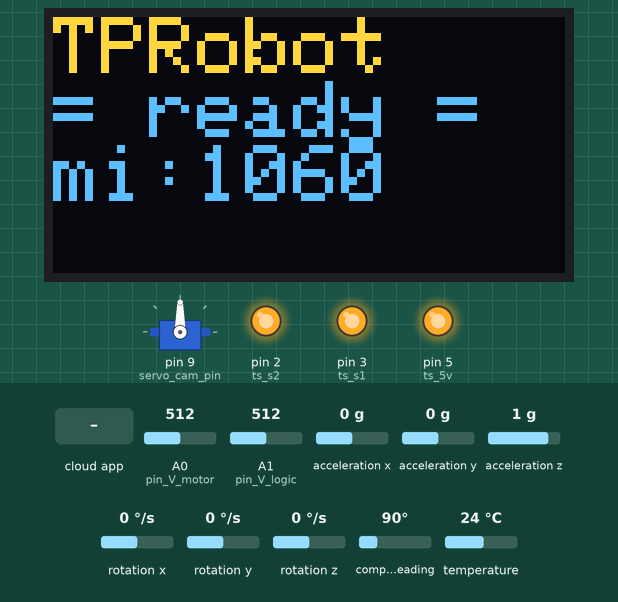
The sketch below on a simulated Arduino Uno, built with avr-gcc and run on an emulated ATmega328P. Parts: servo, 128×64 one-colour display, output pins drawn as LEDs (lit = HIGH). Inputs (shaded band) come from the test bench; at power-on: A0 (pin_V_motor) = 512, A1 (pin_V_logic) = 512, acceleration x 0 g, acceleration y 0 g, acceleration z 1 g, rotation x 0 °/s, rotation y 0 °/s, rotation z 0 °/s, compass heading 90°, temperature 24 °C. The OLED is the two-colour kind (top 16 rows yellow); the display library's start-up logo is not drawn; the ROS host is connected and sends only what is stated; pins used as bus, display or sensor lines are not drawn.

Above: at 2.2 s.
2.3 s: the phone or cloud app sets arduino_servo to 0
At 3.4 s:
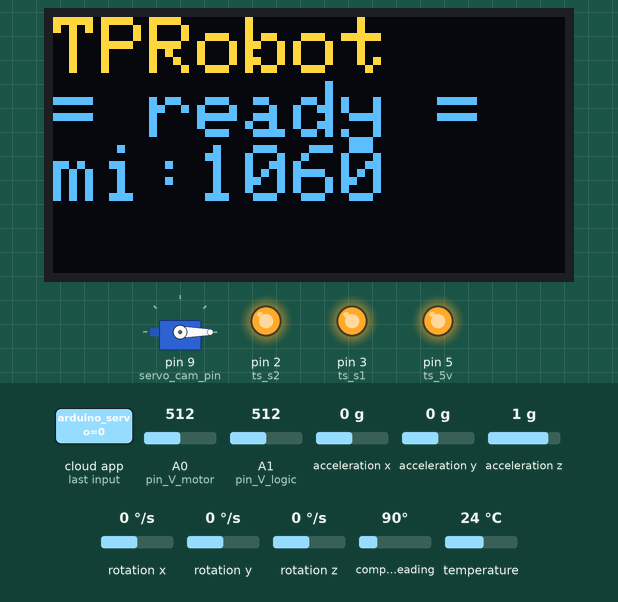
3.8 s: the phone or cloud app sets arduino_servo to 45
At 4.5 s:
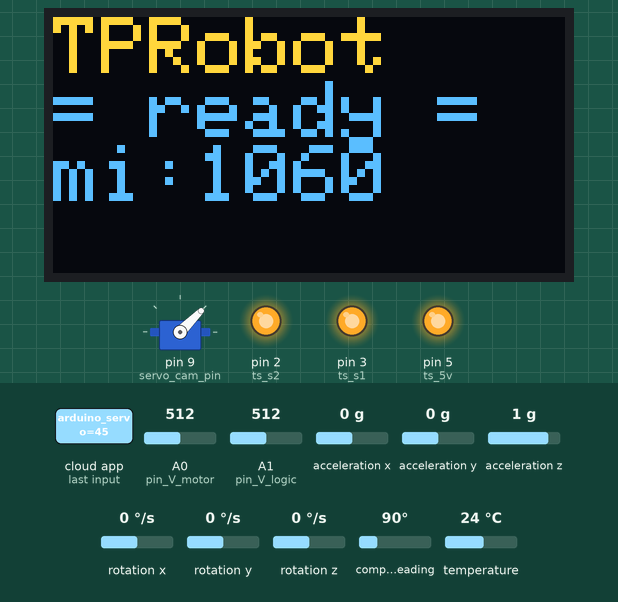
5.3 s: the phone or cloud app sets arduino_servo to 180
At 6.5 s:
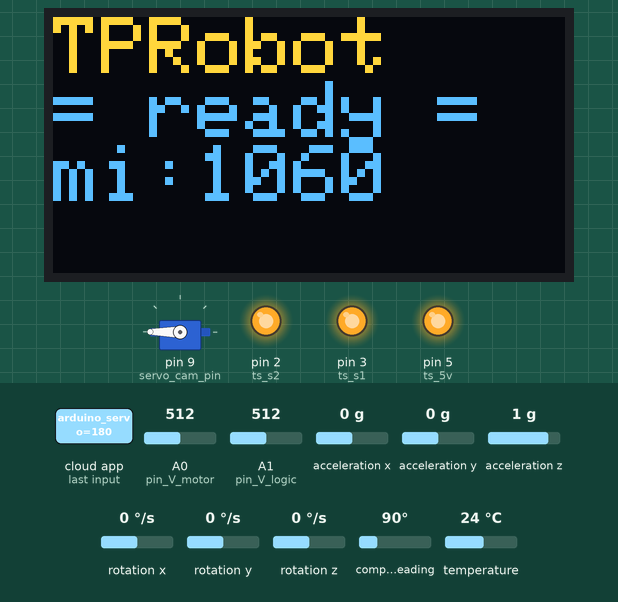
6.8 s: the phone or cloud app sets arduino_servo to 90
At 7.5 s:
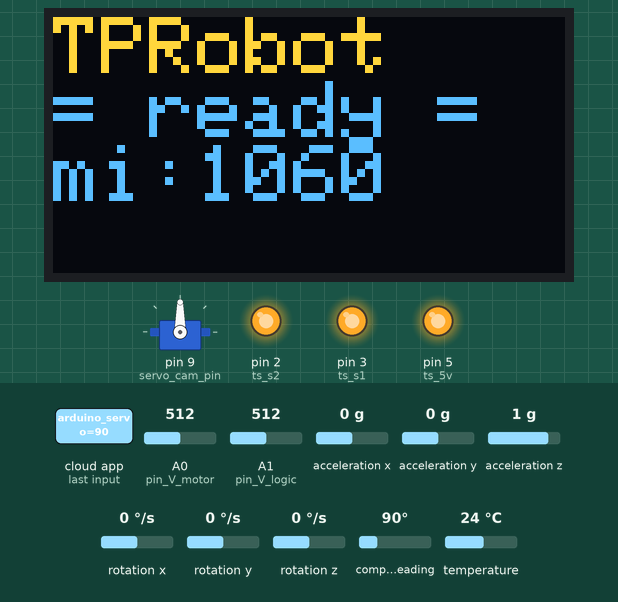
Timing chart, 0 to 9.3 s (numbered marks = the images above; inputs shaded):
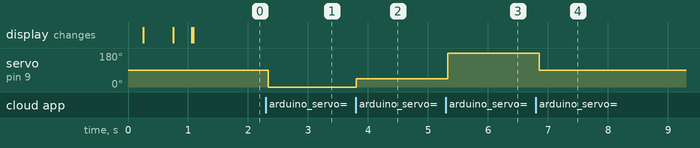

Measured:
- after the input at 2.3 s, servo on pin 9 (servo_cam_pin): 90° → 0° at once
- after the input at 3.8 s, servo on pin 9 (servo_cam_pin): 0° → 45° at once
- after the input at 5.3 s, servo on pin 9 (servo_cam_pin): 45° → 180° at once
- after the input at 6.8 s, servo on pin 9 (servo_cam_pin): 180° → 90° after 0.05 s

The sketch:

arduino_tprobot_041902.ino
```cpp
//include ==================================================================================
  //ROS
#include <ros.h>
#include <std_msgs/String.h>
#include <std_msgs/UInt16.h>
  //Servo
#include <Servo.h>
Servo servo_cam;
  //OLED
#include <Wire.h>
#include <Adafruit_GFX.h>
#include <Adafruit_SSD1306.h>
#define OLED_RESET 4
Adafruit_SSD1306 display(OLED_RESET);
#define NUMFLAKES 10
#define XPOS 0
#define YPOS 1
#define DELTAY 2
#define LOGO16_GLCD_HEIGHT 16
#define LOGO16_GLCD_WIDTH  16
#if (SSD1306_LCDHEIGHT != 64)
#error("Height incorrect, please fix Adafruit_SSD1306.h!");
#endif
  //IMU
#include <MPU9250.h>
MPU9250 IMU(Wire,0x68);

//pin name ==================================================================================
  //servo
int servo_cam_pin = 9;
  //acctuator
int ts_5v = 5,ts_gnd = 4,ts_s1 = 3,ts_s2 = 2;
  //votages
int pin_V_logic = A1, pin_V_motor = A0;

//var declarence ==================================================================================
  //ROS
long publisher_timer;
  //servo
int servo_cam_angle = 0;
  //Votages
float V_logic = 0,V_motor = 0;
  //IMU
int status;
float IMU_ax = 0,IMU_ay = 0,IMU_az = 0,IMU_gx = 0,IMU_gy = 0,IMU_gz = 0,IMU_mx = 0,IMU_my = 0,IMU_mz = 0,IMU_tempr = 0;
  //Status
String Status_sys = "Ready",Status_charger = "OUT-OFF";
  //Serial
int Msg_Serial = 0;

//functions ==================================================================================
void move_actuator(const std_msgs::String& cmd){
  //go up
       if (int(cmd.data[0]) == 'u') {digitalWrite(ts_s1,LOW); digitalWrite(ts_s2,LOW);digitalWrite(ts_5v,LOW);digitalWrite(ts_gnd,LOW);}
  //go down
  else if (int(cmd.data[0]) == 'd') {digitalWrite(ts_s1,HIGH);digitalWrite(ts_s2,HIGH);digitalWrite(ts_5v,LOW);digitalWrite(ts_gnd,LOW);}
  //stop
  else if (int(cmd.data[0]) == 's') {digitalWrite(ts_5v,HIGH);digitalWrite(ts_gnd,HIGH);}
}

void move_servo_cam(const std_msgs::UInt16& cmd){
    servo_cam.write(cmd.data);
}

//setup the ros node and publisher ==================================================================================
std_msgs::String pub_msg;
ros::NodeHandle nh;
ros::Publisher pub_arduino("arduino_getData", &pub_msg);
ros::Subscriber<std_msgs::String> sub_actuator("arduino_actuator", move_actuator);
ros::Subscriber<std_msgs::UInt16> sub_servo_cam("arduino_servo", move_servo_cam);

//setup ==================================================================================
void setup()   {
  //ROS node init.
  nh.initNode();
  nh.advertise(pub_arduino);
  nh.subscribe(sub_actuator);
  nh.subscribe(sub_servo_cam);

  //servo init
  servo_cam.attach(servo_cam_pin);

  //pinMode and Init
    // Actuator
      // switch 4 V+ // switch 3 V- // switch 2 // switch 1
  pinMode(ts_5v, OUTPUT);pinMode(ts_gnd, OUTPUT);pinMode(ts_s1, OUTPUT);pinMode(ts_s2, OUTPUT);
      //Setup these pins to pull-up
  digitalWrite(ts_s1,HIGH);digitalWrite(ts_s2,HIGH);digitalWrite(ts_5v,HIGH);digitalWrite(ts_gnd,HIGH);

  // serial to display data
  Serial.begin(57600);while(!Serial) {}delay(200);

  // IMU:start communication with IMU
  status = IMU.begin();
  if (status < 0) {Status_sys = "IMU fails";}
  // setting the accelerometer full scale range to +/-8G
  IMU.setAccelRange(MPU9250::ACCEL_RANGE_8G);
  // setting the gyroscope full scale range to +/-500 deg/s
  IMU.setGyroRange(MPU9250::GYRO_RANGE_500DPS);
  // setting DLPF bandwidth to 20 Hz
  IMU.setDlpfBandwidth(MPU9250::DLPF_BANDWIDTH_20HZ);
  // setting SRD to 19 for a 50 Hz update rate
  IMU.setSrd(19);

  // OLED:by default, we'll generate the high voltage from the 3.3v line internally! (neat!)
  display.begin(SSD1306_SWITCHCAPVCC, 0x3C);  // initialize with the I2C addr 0x3D (for the 128x64)
  display.display();  // show welcome screen
  delay(500);
    // welcome animation
  for (int i=1; i <= 3; i++){for (int j=1; j <= 50; j++){display.invertDisplay(true);delay(3-i);display.invertDisplay(false);delay(3-i);}}
  display.setTextSize(2);display.setTextColor(WHITE);
    // OLED: display
  display.clearDisplay();
  display.setCursor(0,0);
  display.println("TPRobot");
  display.println("= ready =");
  display.println("mi:" + String(millis()));
  display.display();
}

// main loop ==================================================================================
void loop() {
  //Data collecting
    //IMU: Data collecting
  IMU.readSensor();
  String IMU_ax = String(IMU.getAccelX_mss()); String IMU_ay = String(IMU.getAccelY_mss()); String IMU_az = String(IMU.getAccelZ_mss());
  String IMU_gx = String(IMU.getGyroX_rads()); String IMU_gy = String(IMU.getGyroY_rads()); String IMU_gz = String(IMU.getGyroZ_rads());
  String IMU_mx = String(IMU.getMagX_uT());    String IMU_my = String(IMU.getMagY_uT());    String IMU_mz = String(IMU.getMagZ_uT());
  String IMU_tempr = String(IMU.getTemperature_C());
    //Votages
  String V_logic = String(analogRead(pin_V_logic)/51.62);
  String V_motor = String(analogRead(pin_V_motor)/51.62);

  //Data organize
    //IMU
  String IMU_data = IMU_ax + " " + IMU_ay + " " + IMU_az + " " + IMU_gx + " " + IMU_gy + " " + IMU_gz + " " + IMU_mx + " " + IMU_my + " " + IMU_mz + " " + IMU_tempr;
    //Voltages
  String Vol_data = V_logic + " " + V_motor;
    //Data organize - final
  String data = IMU_data + " " + Vol_data + "Z";

  //ROS operating
  int length = data.indexOf("Z") +2;
  char data_final[length+1];
  data.toCharArray(data_final, length+1);
  if (millis() > publisher_timer) {
    // request reading from sensor
    pub_msg.data = data_final;
    pub_arduino.publish(&pub_msg);
    publisher_timer = millis() + 50; //publish frequency 20Hz
    nh.spinOnce();
  }

  //Display
  /*
  display.clearDisplay();
  display.setCursor(0,0);
  display.println("TPRobot");
  display.println("= ready =");
  display.println("mi:" + String(millis()));
  display.println("data:" + " ");
  display.display();
  */

}
```
